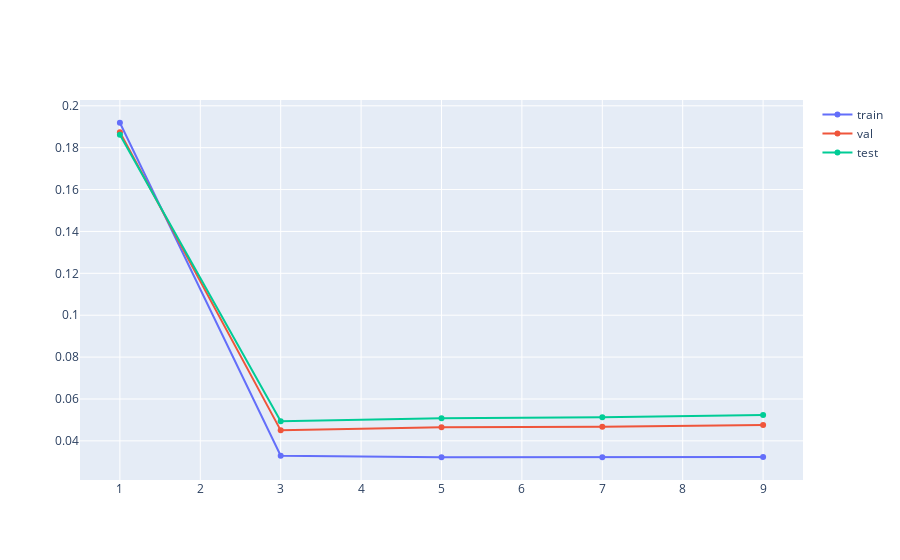

Notebook cell for this chart:
### Code cell
import plotly.graph_objects as go



# Create traces
fig = go.Figure()

fig.add_trace(go.Scatter(x=liste_n_hidden, y=err_app,
                    mode='lines+markers',
                    name='train'))
fig.add_trace(go.Scatter(x=liste_n_hidden, y=err_val,
                    mode='lines+markers',
                    name='val'))

fig.add_trace(go.Scatter(x=liste_n_hidden, y=err_test,
                    mode='lines+markers',
                    name='test'))

fig.show()

### Figure 1 — Plotly figure (JSON) as saved in the notebook; plotly's stock layout.template omitted (floating-point values rounded to 4 significant figures)
{"data": [{"mode": "lines+markers", "name": "train", "type": "scatter", "x": [1, 3, 5, 7, 9], "y": [0.1919, 0.03288, 0.03217, 0.03221, 0.03223]}, {"mode": "lines+markers", "name": "val", "type": "scatter", "x": [1, 3, 5, 7, 9], "y": [0.1873, 0.04502, 0.04648, 0.04668, 0.04752]}, {"mode": "lines+markers", "name": "test", "type": "scatter", "x": [1, 3, 5, 7, 9], "y": [0.1862, 0.04933, 0.05084, 0.05129, 0.05231]}], "layout": {}}
